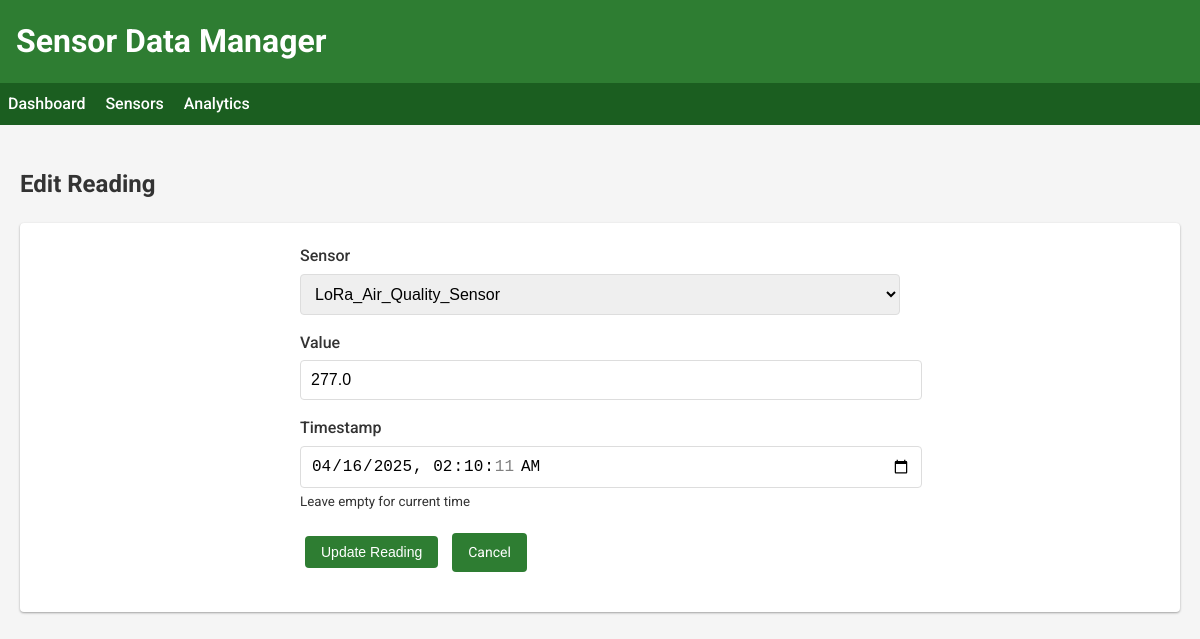
Screenshot of /readings/1/edit with the database file from the repository.
### tables this page shows
CREATE TABLE readings (
                id INTEGER PRIMARY KEY,
                sensor_id INTEGER,
                value REAL,
                timestamp DATETIME,
                FOREIGN KEY (sensor_id) REFERENCES sensors (id)
            );

CREATE TABLE sensors (
                id INTEGER PRIMARY KEY,
                name TEXT NOT NULL,
                description TEXT
            );

### main.py (the view, shortened to what this page needs)
@app.route('/readings/<int:id>/edit', methods=['GET', 'POST'])
def edit_reading(id):
    conn = get_db_connection()
    reading = conn.execute('''
        SELECT r.id, r.sensor_id, r.value, r.timestamp, s.name as sensor_name
        FROM readings r
        JOIN sensors s ON r.sensor_id = s.id
        WHERE r.id = ?
    ''', (id,)).fetchone()
    if reading is None:
        conn.close()
        flash('Reading not found!')
        return redirect(url_for('index'))
    sensors = conn.execute('SELECT id, name FROM sensors').fetchall()
    conn.close()
    return render_template('reading_form.html', sensors=sensors, reading=reading)

### main.py (called while the page is built)
def get_db_connection():
    conn = sqlite3.connect('sensor_data.db')
    conn.row_factory = sqlite3.Row
    return conn

### templates/reading_form.html (shortened to what this page needs)
{% extends 'base.html' %}
{% block content %}
    <h2>{{ 'Edit' if reading else 'Add' }} Reading</h2>
    <div class="card">
        <form method="post">
            <div class="form-group">
                <label for="sensor_id">Sensor</label>
                <select id="sensor_id" name="sensor_id" required>
                    {% for sensor in sensors %}
                        <option value="{{ sensor.id }}" {% if reading and reading.sensor_id == sensor.id %}selected{% endif %}>
                            {{ sensor.name }}
                        </option>
                    {% endfor %}
                </select>
            </div>
            <div class="form-group">
                <label for="value">Value</label>
                <input type="number" id="value" name="value" step="0.01" value="{{ reading.value if reading else '' }}" required>
            </div>
            <div class="form-group">
                <label for="timestamp">Timestamp</label>
                <input type="datetime-local" id="timestamp" name="timestamp" value="{{ reading.timestamp.replace(' ', 'T') if reading else '' }}">
                <small>Leave empty for current time</small>
            </div>
            <div class="form-group">
                <button type="submit" class="btn">{{ 'Update' if reading else 'Add' }} Reading</button>
                {% if reading %}
                    <a href="{{ url_for('sensor_readings', id=reading.sensor_id) }}" class="btn">Cancel</a>
                {% else %}
                    <a href="{{ url_for('index') }}" class="btn">Cancel</a>
                {% endif %}
            </div>
        </form>
    </div>
{% endblock %}

### static/style.css (style rules this page uses)
body { font-family: 'Roboto', sans-serif; line-height: 1.6; margin: 0; padding: 0; color: #333; background-color: #f5f5f5; }
.card { background: white; border-radius: 4px; box-shadow: 0 1px 3px rgba(0, 0, 0, 0.12), 0 1px 2px rgba(0, 0, 0, 0.24); margin-bottom: 20px; padding: 20px; }
.btn { display: inline-block; padding: 8px 16px; margin: 5px; border: none; border-radius: 4px; background-color: #2e7d32; color: white; cursor: pointer; text-decoration: none; font-size: 14px; text-align: center; }
form { max-width: 600px; margin: 0 auto; }
.form-group { margin-bottom: 15px; }
label { display: block; margin-bottom: 5px; font-weight: 500; }
input, select, textarea { width: 100%; padding: 10px; border: 1px solid #ddd; border-radius: 4px; font-size: 16px; }

### rows the page displays
readings: sensor_id "LoRa_Air_Quality_Sensor", value "277.0", timestamp "04/16/2025 02:10:11"

### other values shown
{{ 'Edit' if reading else 'Add' }} "Edit"
{{ 'Update' if reading else 'Add' }} "Update"
